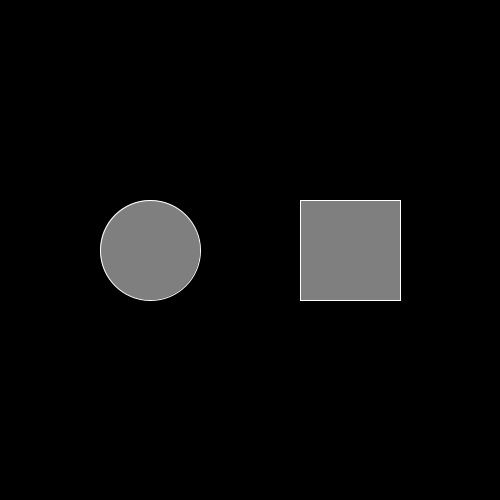
Frame 1 (no input)
Frame 60 (the mouse pressed at the canvas centre just before this capture): identical to frame 1, image omitted
Frame 120 (the mouse held since frame 60 and released just before this capture): identical to frame 1, image omitted

The Processing sketch that drew this single still picture (run headless with seeded random() and noise(); from frame 60 on, the mouse is pressed at the canvas centre):

// Processing sketch: week3_homework
// ── week3_homework.pde
// ! VARIABLES FOR CIRCULAR BUTTON !
int circleX = 150;
int circleY = 250;
int circleSize = 100;
boolean circleRollover = false;

// ! VARIABLES FOR SQUARE BUTTON !
int squareX = 300;
int squareY = 200;
int squareSize = 100;
boolean squareRollover = false;

// ! SETUP FUNCTION !
void setup()
{
  size(500, 500);
}

// ! DRAW FUNCTION !
void draw()
{
  background(0);
  stroke(255);
  
  circularButton(); // ?
  //squareButton();
  
  //if (circleRollover) {
  //  println("Cirular button pressed");
  //} else if (squareRollover) {
  //  println("Square button pressed");
  //}
  
  if (mousePressed)
  {
    if (mouseX > squareX && mouseX < squareX + squareSize && mouseY > squareY && mouseY < squareY + squareSize)
    {
      fill(255);
      println("Square button pressed.");
    }
    else
    {
      fill(127.5);
      println("No button pressed.");
    }
  }
  
  rect(squareX, squareY, squareSize, squareSize);
}

//// ! UPDATE FUNCTION !
//void update(int x, int y) 
//{
//  if( onCircle(circleX, circleY, circleSize) ) 
//  {
//    circleRollover = true;
//    squareRollover = false;
//  } 
//  else if ( onSquare(squareX, squareY, squareSize, squareSize) ) 
//  {
//    squareRollover = true;
//    circleRollover = false;
//  } 
//  else 
//  {
//    circleRollover = false;
//    squareRollover = false;
//  }
//}

// ! CIRCULAR BUTTON !
void circularButton()
{
  fill(127.5);
  ellipse(circleX, circleY, circleSize, circleSize);
}

//// ! SQUARE BUTTON !
//void squareButton()
//{
//  fill(127.5);
//  rect(squareX, squareY, squareSize, squareSize);
//}

//// ! BOOLEAN FOR CIRCULAR BUTTON !
//boolean onCircle(int x, int y, int diameter)
//{
//  float disX = x - mouseX;
//  float disY = y - mouseY;
//  if(sqrt(sq(disX) + sq(disY)) < diameter/2 ) 
//  {
//    return true;
//  } 
//  else 
//  {
//    return false;
//  }
//}

//// ! BOOLEAN FOR SQUARE BUTTON !
//boolean onSquare(int x, int y, int width, int height) 
//{
//  if (mouseX >= squareX && mouseX <= squareX+width && mouseY >= squareY && mouseY <= squareY+height) 
//  {
//    return true;
//  } 
//  else 
//  {
//    return false;
//  }
//}
